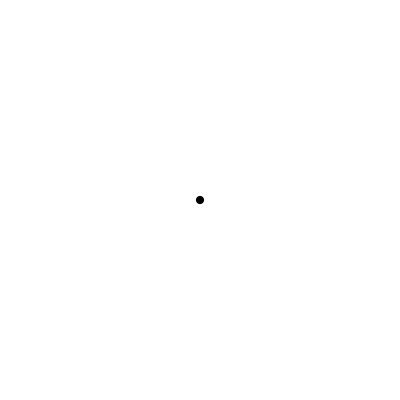
Frame 1 (no input)
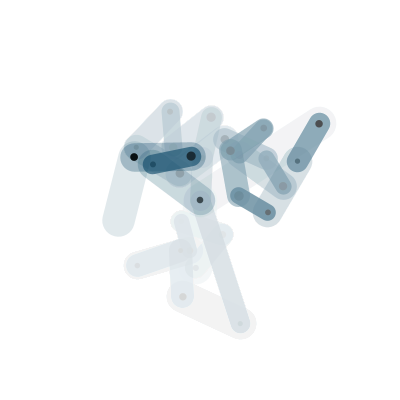
Frame 60 (the mouse pressed at the canvas centre just before this capture)
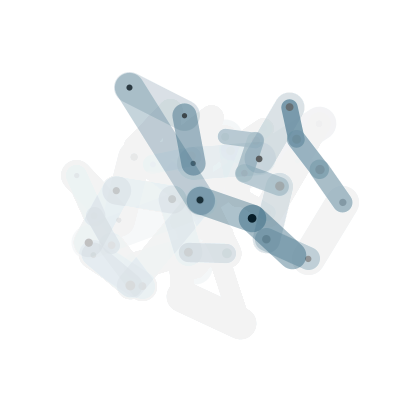
Frame 120 (the mouse held since frame 60 and released just before this capture)

The Processing sketch that drew these frames (run headless with seeded random() and noise(); from frame 60 on, the mouse is pressed at the canvas centre):

// Processing sketch: processing_30778
// ── processing_30778.pde

//flash math(s) 03 linesAndBlobs extension
//allonestring
//april 2011

//pjs - july 2014

float xpos, ypos;
float oldxpos, oldypos;
float minx, maxx, miny, maxy;
float lineLength;
float radius, angle;
int counter;

void setup()
{
  size(400, 400);
  background(255);
  frameRate(6);
  smooth();
  
  counter = 1;
  
  minx = 40;
  maxx = width - 40;
  miny = 40;
  maxy = height - 40;
  
  radius = 150;
  
  oldxpos = (width / 2);
  oldypos = (height / 2);
}

void draw()
{
  fill(255, 10);
  noStroke();
  rect(0, 0, width, height);
  
  if(counter % 2 == 0)
  {
    angle = random(TWO_PI);
//    angle += PI / 4;
    lineLength = random(30, 70);
    strokeWeight(lineLength / 2);
    float strokeAlpha = (70 - lineLength) * (255/40);
    stroke(0, 64, 96, strokeAlpha);
    
    chooseNewPositions();
    
//    if(xpos < minx) xpos = minx;
//    if(xpos > maxx) xpos = maxx;
//    if(ypos < miny) ypos = miny;
//    if(ypos > maxy) ypos = maxy;
    
    line(oldxpos, oldypos, xpos, ypos);
    
    oldxpos = xpos;
    oldypos = ypos;
  }
  else
  {
    fill(0);
    float circleSize = random(5, 10);
    ellipse(oldxpos, oldypos, circleSize, circleSize);
  }
  counter++;
}

void chooseNewPositions()
{
  xpos = oldxpos + cos(angle) * lineLength;
  ypos = oldypos + sin(angle) * lineLength;
  float dx = width / 2 - xpos;
  float dy = height / 2 - ypos;
  float distance = sqrt(dx*dx + dy*dy);
  if(distance > radius)
  {
    xpos = width / 2;
    ypos = height / 2;
  }
  else return;
}
